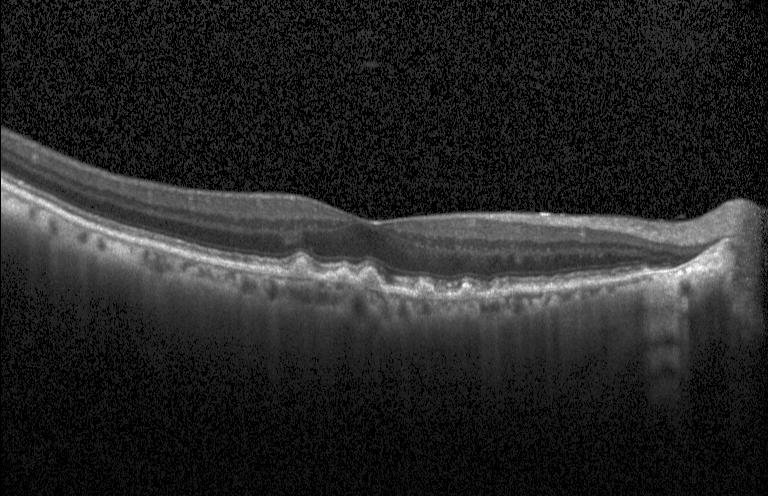
#> input picture OCT/defected/DRUSEN-95633-1.jpeg, 768 x 496 px; its folder holds only this picture in this run
$ python oct_new.py
#> lines starting #> are read from the running program, lines starting #| are printed output that depends on the picture
# ImageFilter for using filter() function
from PIL import Image, ImageFilter
from numpy import asarray
import numpy
from matplotlib import pyplot as plt
import sys
import glob
import time
import os

# Python program for Dijkstra's single
# source shortest path algorithm. The program is
# for adjacency matrix representation of the graph


class Graph():

	# [60 lines left out: functions __init__, printSolution, minDistance, dijkstra, not called in this run]

def main():
    try:
        os.remove('defected_matrix.txt')
    except:
        pass
    try:
        print("*******************Execution Started**********************")
        time.sleep(3)
        sr = int(input('Enter the position you want to apply the cut: '))
#> the answer given: 3
        im=0
        for filename in glob.glob(r'C:\Users\jagrawal\Desktop\image_segmentation\crazy-programmers\OCT\defected/*.jpeg'):
            try:
                image=Image.open(filename)
#> image is the input picture: PIL image 768x496 L; min 0, max 255, mean 38
                # Opening the image
                # (R prefixed to string in order to deal with '\' in paths)
                #image = Image.open(r"2.jpeg")

                #Displaying the original image
                # Displaying the image
                #image.show()

                # Blurring image by sending the ImageFilter.
                # GaussianBlur predefined kernel argument
                image = image.filter(ImageFilter.GaussianBlur)

                # Displaying the image
                #image.show()

                # Size of the image in pixels (size of original image)
                # (This is not mandatory)
                width, height = image.size
#> width = 768; height = 496

                # Setting the points for cropped image
                left = 6
                top = height / 4
#> top = 124
                right = 174
                bottom = 3 * height / 4
#> bottom = 372

                # Cropped image of above dimension
                # (It will not change original image)
                image = image.crop((left, top, right, bottom))
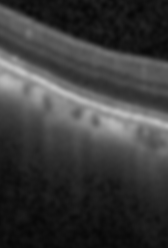
#> image: PIL image 168x248 L; min 7, max 194, mean 58.9
                newsize = (200, 200)
                image = image.resize(newsize)
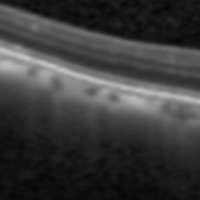
#> image: PIL image 200x200 L; min 7, max 194, mean 58.9
                numpydata_after = asarray(image)

                numpydata_after_old = numpydata_after #copying the old matrix for future reference

                numpydata_after_horiz = numpydata_after_old

                numpydata_after_vert = numpydata_after_old

                #getting the number of rows and columns of a matrix

                row,col = numpydata_after.shape
#> row = 200; col = 200

                #horizontal gradient

                m=[]
                for i in range(0,row):
                    l=[]
                    for j in range(0,col):
                        l.append(numpydata_after[i][j])
                    m.append(l)
#> after the loop, m = 200 items

                for i in range(0,row):
                    numpydata_after_horiz[i] = numpydata_after[i]-min(m[i])

                #Vertical Gradient
                m_v=[]
                for i in range(0,row):
                    l=[]
                    for j in range(0,col):
                         l.append(numpydata_after[j][i])
                    m_v.append(l)
                for i in range(0,row):
                    for j in range(0,col):
                        numpydata_after_vert[j][i] = numpydata_after[j][i] - min(m_v[i])

                wmn = numpy.min(numpydata_after_old)
                wmx = numpy.max(numpydata_after_old)

                numpydata_after_n = numpydata_after-(numpydata_after_horiz+numpydata_after_vert)+1

                w = ((numpydata_after_n-wmn)/(wmx-wmn))

                t = w[:][:]

                for i in range(0,row):
                    for j in range(0,col):
                        t[i][j] = w[j][i]

                c =im
                f = r'C:\Users\jagrawal\Desktop\image_segmentation\crazy-programmers\OCT\processed\image_'+str(c)+'.pdf'
                #print(numpydata_after_n)
                plt.imshow(t, interpolation='nearest')
                plt.savefig(f)
                im=im+1
                #plt.show()

                # Driver program
                g = Graph(wmx)
                g.graph = t
                g.dijkstra(sr);
            except:
                print('')
        time.sleep(3)
        print("******************Execution Finished************************")
    except:
        print('')

main()
